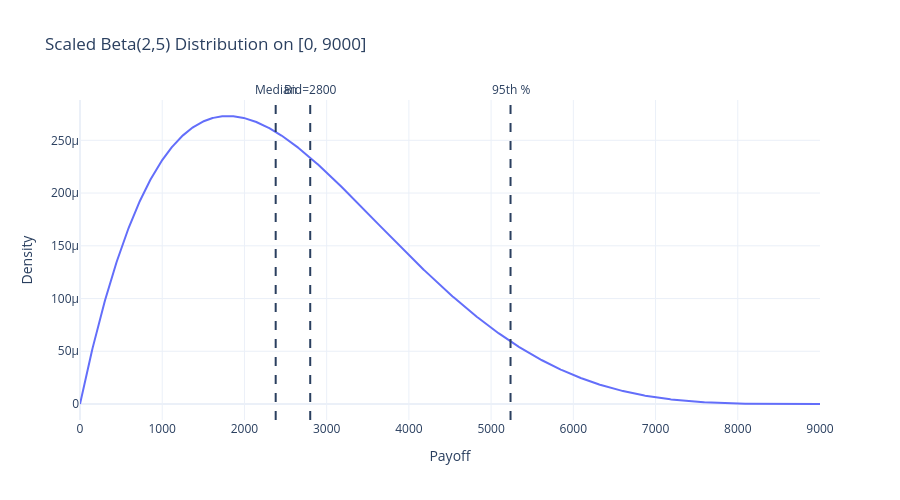

The notebook cell this image was saved under:
### Markdown cell above
---
## Section 1: Beta Distribution — Bid Density & CDF

Visualize the Beta(2, 5) distribution scaled to [0, 9,000].  
This represents the prior belief about where competitors' bids will land.

### Code cell
import numpy as np
import plotly.graph_objects as go
from scipy.stats import beta

# -------------------------
# Parameters
# -------------------------

alpha = 2
beta_param = 5

scale_max = 9000
bid_value = 2800

# x grid
x = np.linspace(0, scale_max, 1000)

# scaled beta pdf
y = beta.pdf(x / scale_max, alpha, beta_param) / scale_max

# -------------------------
# Percentiles
# -------------------------

median = beta.ppf(0.5, alpha, beta_param) * scale_max
p95 = beta.ppf(0.95, alpha, beta_param) * scale_max
p99 = beta.ppf(0.99, alpha, beta_param) * scale_max

percentile_2800 = beta.cdf(
    bid_value / scale_max,
    alpha,
    beta_param
)

print("Median:", median)
print("95th percentile:", p95)
print("99th percentile:", p99)
print("Percentile of 2800:", percentile_2800)

# -------------------------
# Plotly Figure
# -------------------------

fig = go.Figure()

# PDF curve
fig.add_trace(
    go.Scatter(
        x=x,
        y=y,
        mode="lines",
        name="Beta(2,5) PDF"
    )
)

# Vertical lines
def add_vline(x_val, label):
    fig.add_vline(
        x=x_val,
        line_dash="dash",
        annotation_text=label,
        annotation_position="top"
    )

add_vline(median, "Median")
add_vline(p95, "95th %")
add_vline(bid_value, "Bid=2800")

# Layout
fig.update_layout(
    title="Scaled Beta(2,5) Distribution on [0, 9000]",
    xaxis_title="Payoff",
    yaxis_title="Density",
    template="plotly_white",
    width=900,
    height=500
)

fig.show()

### Figure 1 — Plotly figure (JSON) as saved in the notebook; plotly's stock layout.template omitted (floating-point values rounded to 4 significant figures; data arrays with more than 128 entries replaced by an {"elided": "..."} marker saying what was removed)
{"data": [{"mode": "lines", "name": "Beta(2,5) PDF", "type": "scatter", "x": {"elided": "1000 float values"}, "y": {"elided": "1000 float values"}}], "layout": {"annotations": [{"showarrow": false, "text": "Median", "x": 2380.0, "xanchor": "center", "xref": "x", "y": 1, "yanchor": "bottom", "yref": "y domain"}, {"showarrow": false, "text": "95th %", "x": 5236.0, "xanchor": "center", "xref": "x", "y": 1, "yanchor": "bottom", "yref": "y domain"}, {"showarrow": false, "text": "Bid=2800", "x": 2800, "xanchor": "center", "xref": "x", "y": 1, "yanchor": "bottom", "yref": "y domain"}], "height": 500, "shapes": [{"line": {"dash": "dash"}, "type": "line", "x0": 2380.0, "x1": 2380.0, "xref": "x", "y0": 0, "y1": 1, "yref": "y domain"}, {"line": {"dash": "dash"}, "type": "line", "x0": 5236.0, "x1": 5236.0, "xref": "x", "y0": 0, "y1": 1, "yref": "y domain"}, {"line": {"dash": "dash"}, "type": "line", "x0": 2800, "x1": 2800, "xref": "x", "y0": 0, "y1": 1, "yref": "y domain"}], "title": {"text": "Scaled Beta(2,5) Distribution on [0, 9000]"}, "width": 900, "xaxis": {"title": {"text": "Payoff"}}, "yaxis": {"title": {"text": "Density"}}}}
